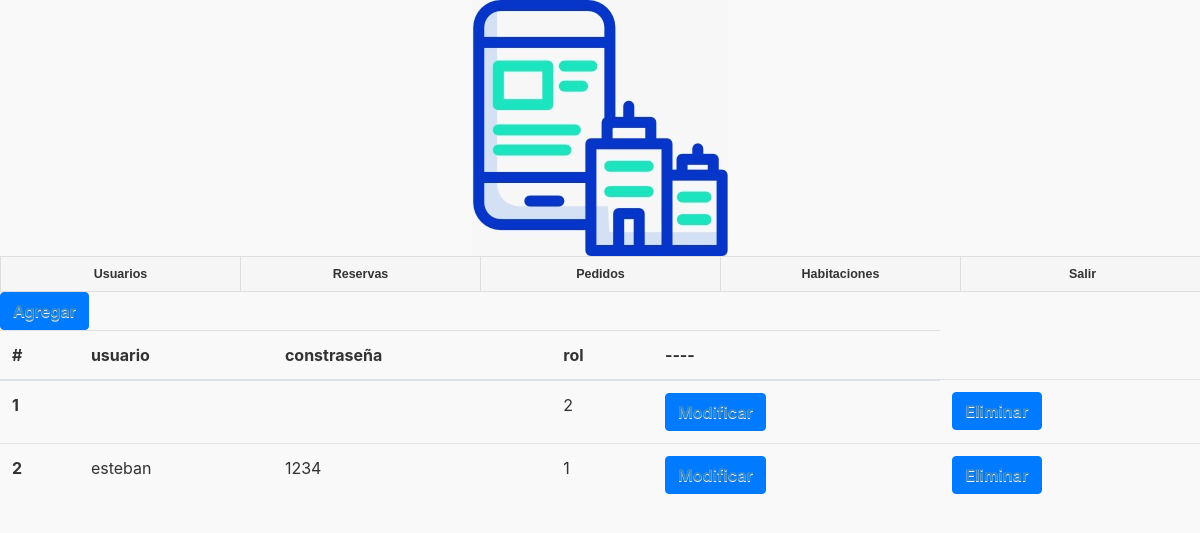
The page /index.php/principal/vistAdmiUsuario on the database as committed earlier.
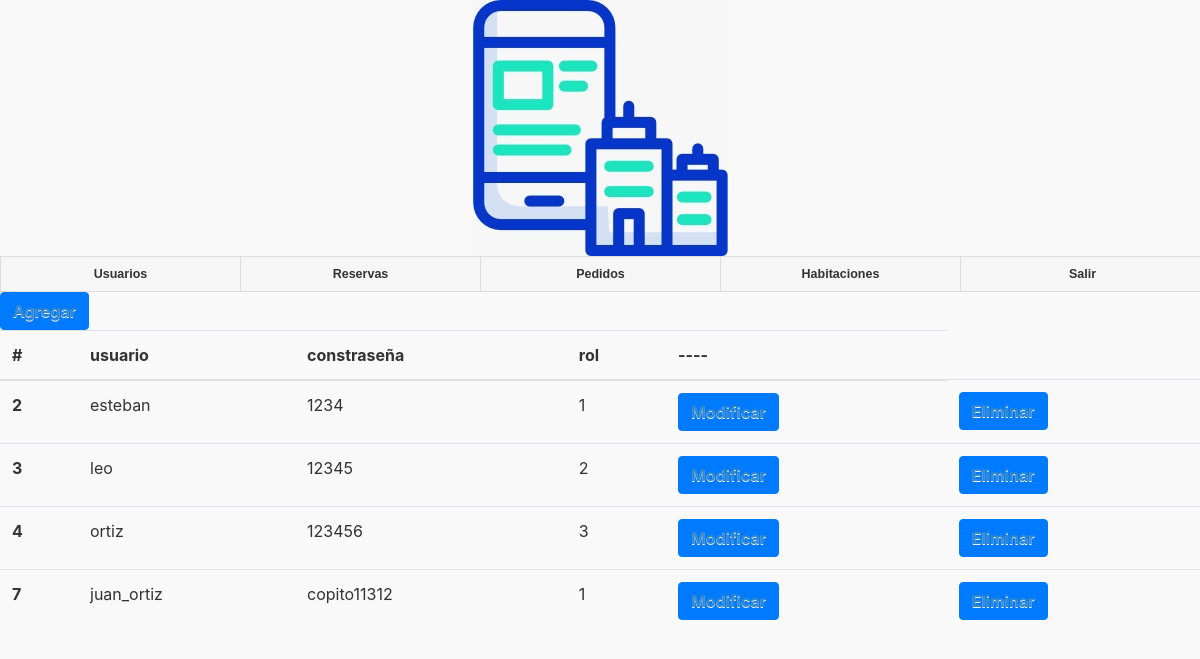
The same page on the database as committed later.
### tables this page shows
CREATE TABLE `usuario` (
  `id` int(11) NOT NULL,
  `usuario` varchar(50) DEFAULT NULL,
  `contrasena` varchar(50) DEFAULT NULL,
  `rol` int(11) DEFAULT NULL
);

### application/controllers/principal.php (called while the page is built, shortened)
<?php
class principal extends CI_Controller {
    function __construct(){
            $this->load->model('model_ingreso');
      }
	public function vistAdmiUsuario()
	{
		$result['usuari']=$this->model_ingreso->consultaUsusarios();
		$this->load->view('view_header_admi');
		$this->load->view('view_admi_usuarios',$result);
	}
}
?>

### index.php (called while the page is built, shortened)
<?php
require_once BASEPATH.'core/CodeIgniter.php';

### application/models/model_ingreso.php (called while the page is built, shortened)
<?php
class model_ingreso extends CI_Model {
  public function consultaUsusarios(){
    $sql="SELECT * from usuario";
    $query=$this->db->query($sql);
    return $query->result();
  }
}

### application/views/view_admi_usuarios.php (the view, shortened to what this page needs)
<!doctype html>
<html lang="en">
  <head>
    <link rel="stylesheet" href="https://stackpath.bootstrapcdn.com/bootstrap/4.1.3/css/bootstrap.min.css">
  </head>
  <body>
    <a href="#" class="btn btn-primary"
      data-toggle="modal" data-target="#mAgregar">Agregar</a>
    <table class="table table-hover">
  <thead>
    <tr>
      <th scope="col">#</th>
      <th scope="col">usuario</th>
      <th scope="col">constraseña</th>
      <th scope="col">rol</th>
      <th scope="col">----</th>
    </tr>
  </thead>
  <tbody>
    <?php
      if(!empty($usuari)){
        foreach ($usuari as $fila) {
?>
    <tr>
      <th scope="row"><?php echo $fila->id; ?></th>
      <td><?php echo $fila->usuario; ?></td>
      <td><?php echo $fila->contrasena; ?></td>
      <td><?php echo $fila->rol; ?></td>
      <td><a href="#" class="btn btn-primary"
        data-toggle="modal" data-target="#mModificar<?php echo $fila->id; ?>">Modificar</a> </td>
      <td> <a href="" class="btn btn-primary"
        data-toggle="modal" data-target="#mEliminar<?php echo $fila->id; ?>">Eliminar</a> </td>
    </tr>
    <?php
            }
          }
         ?>
  </tbody>
</table>
  </body>
</html>
  </body>
</html>

Rows that differ between the two databases and show on the page:
removed usuario: id "1", rol "2"
added usuario: id "3", usuario "leo", contrasena "12345", rol "2"
added usuario: id "4", usuario "ortiz", contrasena "123456", rol "3"
added usuario: id "7", usuario "juan_ortiz", contrasena "copito11312", rol "1"
